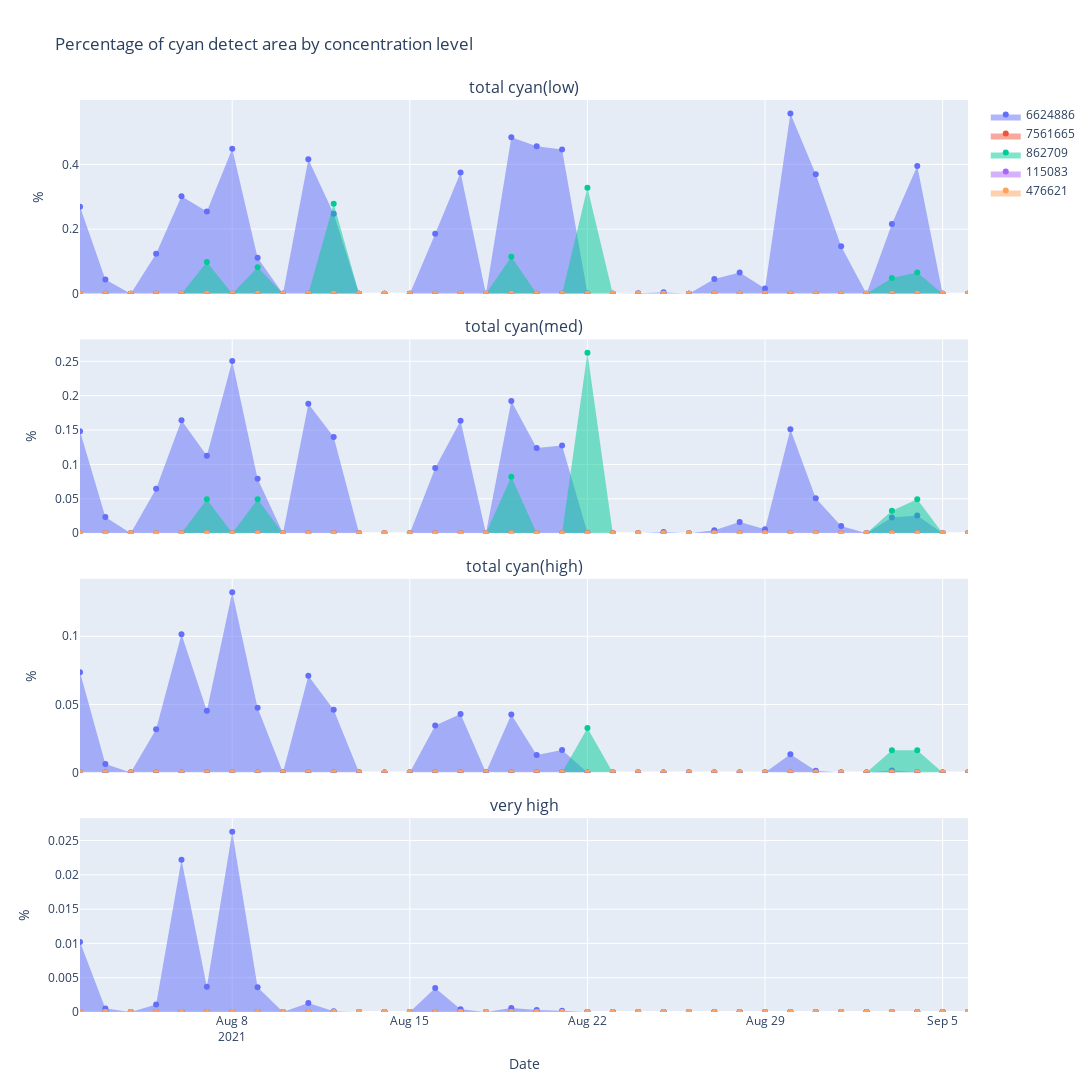

Source (notebook cell):
### Code cell
fig = make_subplots(rows=len(totals), cols=1, subplot_titles=totals, shared_xaxes=True, vertical_spacing=0.05)
show_legend = True
for indx, t in enumerate(totals):
    traces2 = []
    target = "total cyan(low)"
    for j, oid in enumerate(objectids):
        j_data = df[df["OBJECTID"] == str(oid)]
        fig.add_trace(go.Scatter(x=j_data["date"], y=j_data[t], name=str(oid), mode='markers', fill='tozeroy', showlegend=show_legend, line_color=px.colors.qualitative.Plotly[j]), row=indx+1, col=1)
        fig.update_yaxes(title_text="%", row=indx+1, col=1)
    show_legend = False
fig.update_xaxes(title_text="Date", row=indx+1, col=1)
fig.update_layout(height=1200, width=1200, title_text="Percentage of cyan detect area by concentration level")
fig.show()
